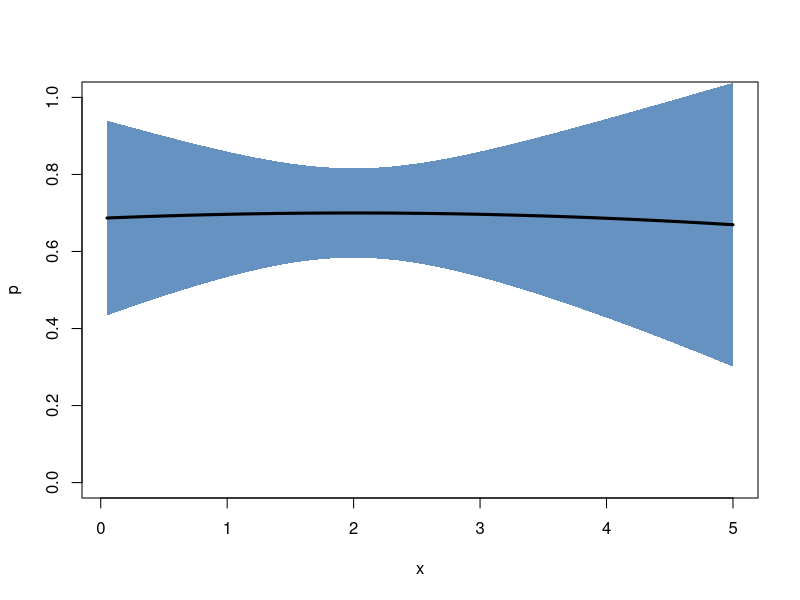
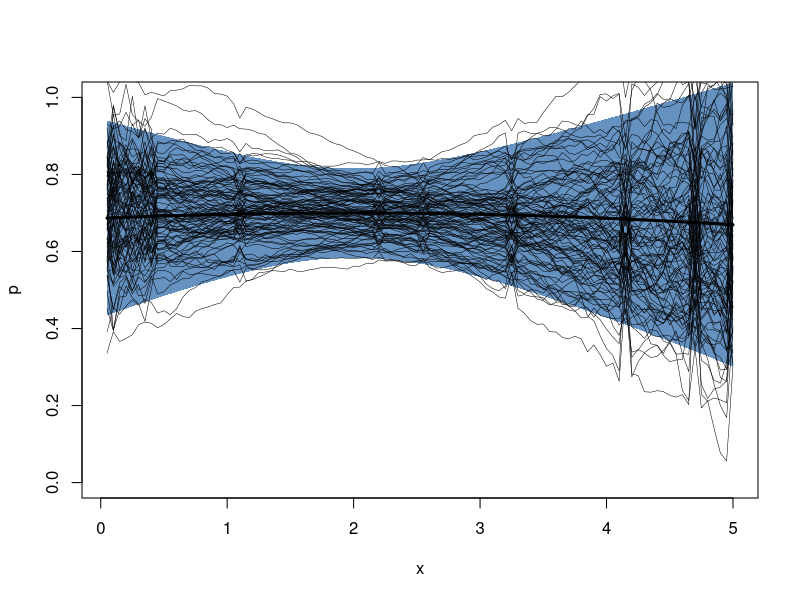
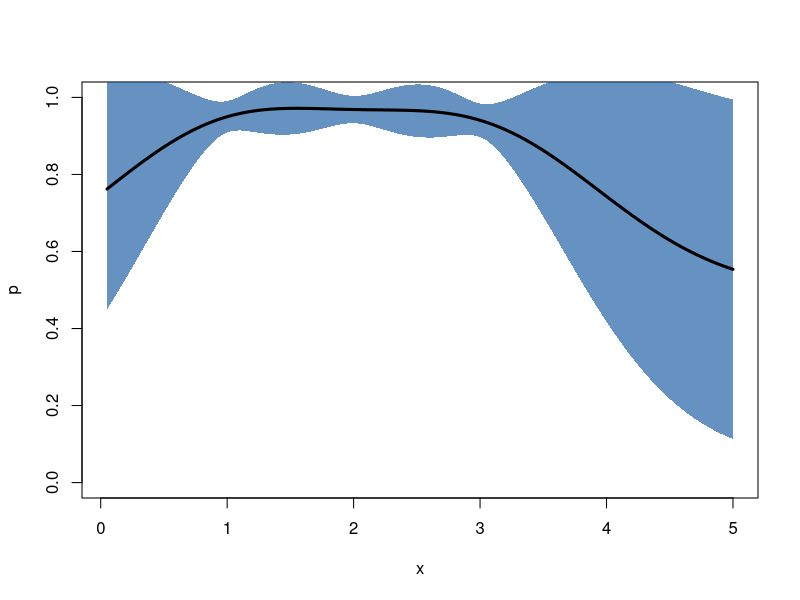
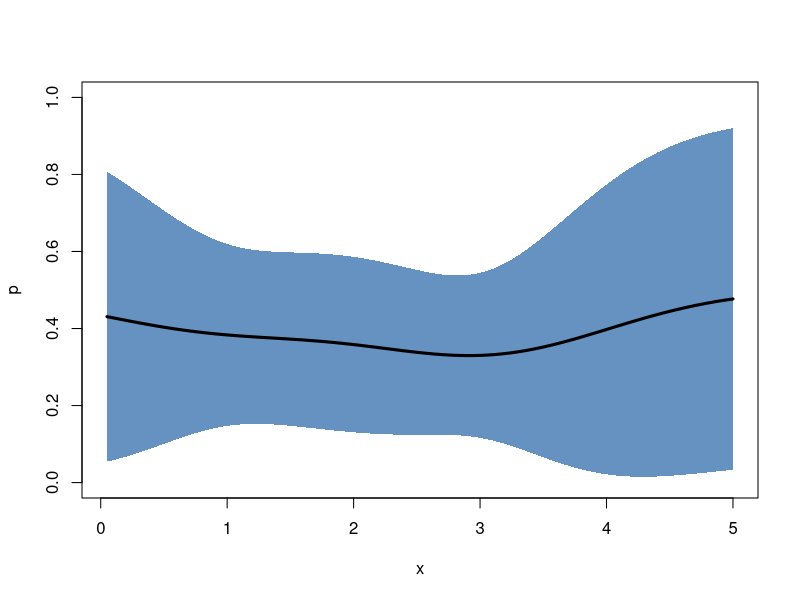

Reproduce these figures in R, in order.

require("mvtnorm")

new.gp <- function(x, mu.prior, kernelf)
{
  mu <- rep(mu.prior[1], length(x))
  
  gp <- list(x        = x,              # where to evaluate the gp
             kernelf  = kernelf,        # kernel function
             mu.prior = mu.prior,       # prior mean
             mu       = mu,             # mean
             sigma    = kernelf(x, x))  # covariance
  class(gp) <- "gp"

  return (gp)
}

kernel.exponential <- function(var, l)
{
  f <- function(x, y) {
    n <- length(x)
    m <- length(y)
    result      <- matrix(0.0, n*m)
    dim(result) <- c(n, m)
    for (i in 1:n) {
      for (j in 1:m) {
        result[i,j] <- var*exp(-1.0/(2.0*l^2)*(x[i]-y[j])^2)
      }
    }
    return (result)
  }
  return (f)
}

posterior <- function(gp, ...)
{
  UseMethod("posterior")
}

posterior.gp <- function(gp, xp, yp, noise=NULL)
{
  k0 <- gp$kernelf(xp, xp)     # K(X , X )
  k1 <- gp$kernelf(xp, gp$x)   # K(X , X*)
  k2 <- t(k1)                  # K(X*, X )
  k3 <- gp$kernelf(gp$x, gp$x) # K(X*, X*)

  mu <- gp$mu.prior

  # add noise to measurements?
  if (is.null(noise)) {
    A <- k0
  }
  else {
    A <- k0 + diag(noise)
  }
  L        <- chol(A)
  Linv     <- solve(L)

  gp$mu    <- mu + (k2 %*% Linv) %*% (t(Linv) %*% (yp - mu))
  gp$sigma <- k3 - (k2 %*% Linv) %*% (t(Linv) %*% k1)

  return (gp)
}

samples <- function(gp, ...)
{
  UseMethod("samples")
}

samples.gp <- function(gp, n=1)
{
  x <- rmvnorm(n=n, mean=gp$mu, sigma=gp$sigma, method="chol")

  return (x)
}

plot.gp <- function(gp, samples=NULL)
{
  col <- rgb(8/255, 81/255, 156/255, alpha=0.625)
  
  plot(gp$x, gp$mu, 'n', xlab="x", ylab="p", ylim=c(0,1))

  var <- diag(gp$sigma)
  z1  <- gp$mu + 2*sqrt(var)
  z2  <- gp$mu - 2*sqrt(var)
  
  polygon(c(gp$x, rev(gp$x)), c(z1, rev(z2)),
     col = col, border = NA)

  lines(gp$x, gp$mu, 'l', lwd=3)

  if (!is.null(samples)) {
    for (i in 1:dim(samples)[1]) {
      lines(gp$x, samples[i,], 'l', lwd=0.5)
    }
  }
}

# Example
################################################################################

gp <- new.gp(1:100/20, 0.0, kernel.exponential(1, 10))

xp <- c(1, 2, 3)
yp <- c(0.7, 0.7, 0.7)
# measurement noise
ep <- c(0.01, 0.01, 0.01)

gp <- posterior(gp, xp, yp, ep)

plot(gp)

plot(gp, samples(gp, 100))

# Experiment
################################################################################

new.experiment <- function(alpha)
{
  experiment        <- list(alpha   = alpha,     # Dirichlet pseudo counts
                            data    = new.env()) # experimental data
  class(experiment) <- "experiment"

  return (experiment)
}

add.measurement <- function(experiment, ...)
{
  UseMethod("add.measurement")
}

add.measurement.experiment <- function(experiment, x, counts)
{
  key <- toString(x)

  if (is.null(experiment$data[[key]])) {
    experiment$data[[key]] <- counts
  }
  else {
    experiment$data[[key]] <- experiment$data[[key]] + counts
  }
}

dirichlet.moments <- function(alpha)
{
  expectation <- rep(0, length(alpha))
  variance    <- rep(0, length(alpha))

  alpha0      <- sum(alpha)
  
  for (i in 1:length(alpha)) {
    expectation[i] <- alpha[i]/alpha0
    variance[i]    <- alpha[i]*(alpha0 - alpha[i])/(alpha0^2*(alpha0 + 1))
  }
  
  result <- list(expectation = expectation, variance = variance)

  return (result)
}

posterior.experiment <- function(experiment, x, l)
{
  # get prior pseudocounts
  alpha             <- experiment$alpha
  # determine prior expectation and standard deviation
  prior.moments     <- dirichlet.moments(alpha)
  # the prior expectation sets the mean of the GP
  prior.expectation <- prior.moments$expectation[1]
  # and the variance is used in the kernel function
  prior.variance    <- prior.moments$variance[1]
  # generate a kernel which is limited by the prior variance
  kernelf           <- kernel.exponential(prior.variance, l)
  # construct the gaussian process
  gp                <- new.gp(x, prior.expectation, kernelf)
  print (prior.variance)
  if (length(experiment$data) > 0) {
    # we have measurements...
    xp <- c() # position
    yp <- c() # mean
    ep <- c() # variance

    for (key in ls(envir=experiment$data)) {
      xt      <- as.numeric(key)
      counts  <- experiment$data[[key]]

      moments <- dirichlet.moments(counts + alpha)

      xp <- append(xp, xt)
      yp <- append(yp, moments$expectation[1])
      ep <- append(ep, moments$variance[1])
    }
    # compute the posterior of the gaussian process
    gp <- posterior(gp, xp, yp, ep)
  }

  return (gp)
}

# Example
################################################################################

e <- new.experiment(c(2.0,2.0))
add.measurement(e, 1, c(100,3))
add.measurement(e, 2, c( 90,1))
add.measurement(e, 3, c(100,4))

gp <- posterior(e, 1:100/20, 1.0)
plot(gp)

e <- new.experiment(c(2.0,2.0))
add.measurement(e, 1, c( 1,4))
add.measurement(e, 2, c( 1,3))
add.measurement(e, 3, c( 1,6))

gp <- posterior(e, 1:100/20, 1.0)
plot(gp)
